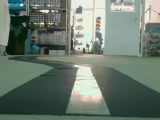
#> input picture level2_lane_detection/test_images/frame_1.jpg, 160 x 120 px
$ python to_region_of_interest.py   (older library calls are emulated)
#> lines starting #> are read from the running program, lines starting #| are printed output that depends on the picture; after the words box and inside, x2 and y2 are one past the last pixel; in counts of white or black regions, pixels touching at a corner belong together
### level2_lane_detection/lib/functions.py
# coding: utf-8
import os
import cv2
import numpy as np
import math
import time

def mkdir(PATH):
    '''
    ディレクトリを作成する
    '''
    if not os.path.exists(PATH):
        os.makedirs(PATH)
    return


def new_rgb(height, width):
    '''
    新しいRGB画像を作成する
    args:
        height: 画像の高さ
        width: 画像の幅
    return:
        cv_rgb_blank_image: 新しい画像データ
    '''
    cv_rgb_blank_image = np.zeros((height,width,3), np.uint8)
    return cv_rgb_blank_image


# [11 lines left out: function new_rgba, not called in this run]


def to_rgb(cv_bgr):
    '''
    RGBに変換する
    args:
        cv_bgr: OpenCV BGR画像データ
    return:
        cv_rgb: OpenCV RGB画像データ
    '''
    #BGRflags = [flag for flag in dir(cv2) if flag.startswith('COLOR_BGR') ]
    #print(BGRflags)

    cv_rgb = cv2.cvtColor(cv_bgr, cv2.COLOR_BGR2RGB)
    return cv_rgb


# [163 lines left out: functions to_bgr, to_white, to_bin, bin_to_rgb, to_edge, to_hough_lines_p and 1 more, not called in this run]


def to_roi(cv_bgr, vertices):
    """
    Region Of Interest
    頂点座標でmaskを作り、入力画像に適用する
    args:
        cv_bgr: OpenCV BGR画像データ
        vertices: 領域の頂点座標
    return:
        cv_bgr_result: 領域外を黒くしたOpenCV BGR画像データ
    """
    mask = np.zeros_like(cv_bgr)
    if len(mask.shape)==2:
        cv2.fillPoly(mask, vertices, 255)
    else:
        cv2.fillPoly(mask, vertices, (255,)*mask.shape[2]) # in case, the input image has a channel dimension
    return cv2.bitwise_and(cv_bgr, mask)


# [24 lines left out: function to_ipm, not called in this run]


def calc_roi_vertices(cv_bgr,
                      top_width_rate=0.6,top_height_position=0.7,
                      bottom_width_rate=4.0,bottom_height_position=0.95):
    '''
    Region Of Interest 頂点座標計算
    args:
        cv_bgr: OpenCV BGR画像データ
        top_widh_rate: 領域とする上辺幅の画像幅比
        top_height_position: 領域とする上辺位置の画像高さ比 0.0: 画像上、1.0:画像下
        bottom_width_rate: 領域とする底辺幅の画像比
        bottom_height_position: 領域とする底辺位置の画像高さ比 0.0: 画像上、1.0:画像下
    return:
        vertices: 領域の頂点座標配列
    '''
    bottom_width_left_position = (1.0 - bottom_width_rate)/2
    bottom_width_right_position = (1.0 - bottom_width_rate)/2 + bottom_width_rate
    top_width_left_position = (1.0 - top_width_rate)/2
    top_width_right_position = (1.0 - top_width_rate)/2 + top_width_rate

    # Region Of Interest
    rows, cols = cv_bgr.shape[:2]

    bottom_left  = [cols*bottom_width_left_position, rows*bottom_height_position]
    top_left     = [cols*top_width_left_position, rows*top_height_position]
    bottom_right = [cols*bottom_width_right_position, rows*bottom_height_position]
    top_right    = [cols*top_width_right_position, rows*top_height_position]
    # the vertices are an array of polygons (i.e array of arrays) and the data type must be integer
    vertices = np.array([[top_left, top_right, bottom_right, bottom_left]], dtype=np.int32)

    return vertices


# [30 lines left out: function calc_ipm_vertices, not called in this run]


def draw_vertices(cv_bgr,vertices):
    '''
    ROIの座標確認のために表示する
    ROI範囲にラインが映っているかを確認するためのもの
    args:
        cv_bgr: 下になるOpenCV BGR画像
        vertices: オーバーレイ表示する頂点座標
    return:
        before_roi: 変換前のオーバーレイ表示画像
        after_roi: 変換後のオーバーレイ表示画像
    '''
    color=(0,255,0)
    image_alpha = 1.0
    overlay_alpha = 0.5
    overlay = new_rgb(cv_bgr.shape[0], cv_bgr.shape[1])
    cv2.fillConvexPoly(overlay, vertices.astype('int32'), color)
    cv_bgr_result = cv2.addWeighted(cv_bgr,image_alpha,overlay,overlay_alpha,0)
    return cv_bgr_result


# [623 lines left out: functions histogram_equalization, draw_arrow, reverse_ipm, draw_histogram, draw_ellipse_and_tilt, draw_text and 8 more, not called in this run]

### level2_lane_detection/to_region_of_interest.py
# coding: utf-8
# Region Of Interestを確認する
#%matplotlib inline
import cv2
from matplotlib import pyplot as plt
import numpy as np
import time
import os
import sys
import math
from lib.functions import *

def main():
    FILE_DIR = './test_images'
    FILENAME = "frame_1"
    OUTPUT_DIR ='./output'
    mkdir(OUTPUT_DIR)
    print("OpenCV Version : %s " % cv2.__version__)
    try:
        IMAGE_FORMAT = 1
        cv_bgr = cv2.imread(os.path.join(FILE_DIR, FILENAME)+".jpg", IMAGE_FORMAT)
#> cv_bgr is the input picture: shape (120, 160, 3); mean B, G, R 110.1, 121, 106.9

        ########################################
        # Region Of Interest Coordinates
        ########################################
        roi_vertices = calc_roi_vertices(cv_bgr,
                                         top_width_rate=0.80,top_height_position=0.65,
                                         bottom_width_rate=2.0,bottom_height_position=1)
#> roi_vertices = [[15, 78], [144, 78], [240, 120], [-80, 120]]

        ########################################
        # ROI座標を確認する
        ########################################
        cv_bgr_roi_before_preview = draw_vertices(cv_bgr,roi_vertices)
#> in draw_vertices, `cv2.fillConvexPoly(overlay, vertices.astype('int32'), color)`:
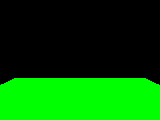
#> overlay: shape (120, 160, 3); mean of channels 0, 1, 2 0, 87.8, 0; drawn as B, G, R
#> in draw_vertices, `cv_bgr_result = cv2.addWeighted(cv_bgr,image_alpha,overlay,overlay_alp..`:
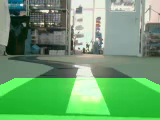
#> cv_bgr_result: shape (120, 160, 3); mean B, G, R 110.1, 161.5, 106.9
        plt.title('Before ROI')
        plt.imshow(to_rgb(cv_bgr_roi_before_preview))
        plt.show()
        cv_bgr_roi_after_preview = to_roi(cv_bgr_roi_before_preview,roi_vertices)
#> in to_roi, `cv2.fillPoly(mask, vertices, (255,)*mask.shape[2])`:
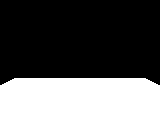
#> mask: shape (120, 160, 3); 34.4% white; 1 white region, box (x1, y1, x2, y2) and area: (0, 78, 160, 120) 6608
#> in to_roi, `return cv2.bitwise_and(cv_bgr, mask)`:
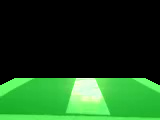
#> returned value: shape (120, 160, 3); mean of channels 0, 1, 2 29, 73.1, 26.4; drawn as B, G, R
        plt.title('After ROI')
        plt.imshow(to_rgb(cv_bgr_roi_after_preview))
        plt.show()
        cv2.imwrite(OUTPUT_DIR+"/result_"+FILENAME+"_before_roi.jpg",cv_bgr_roi_before_preview)
        cv2.imwrite(OUTPUT_DIR+"/result_"+FILENAME+"_after_roi.jpg",cv_bgr_roi_after_preview)
        ########################################
        # Region Of Interest
        ########################################
        cv_bgr = to_roi(cv_bgr,roi_vertices)
#> in to_roi (call 2), `return cv2.bitwise_and(cv_bgr, mask)`:
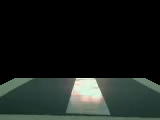
#> returned value: shape (120, 160, 3); mean of channels 0, 1, 2 29, 32.5, 26.4; drawn as B, G, R
        plt.title('ROI')
        plt.imshow(to_rgb(cv_bgr))
        plt.show()
        cv2.imwrite(OUTPUT_DIR+"/result_"+FILENAME+"_roi.jpg",cv_bgr)
    except:
        import traceback
        traceback.print_exc()
    finally:
        pass
    return

if __name__ == '__main__':
    main()

$ run again, with level2_lane_detection/test_images/frame_276.jpg copied over level2_lane_detection/test_images/frame_1.jpg
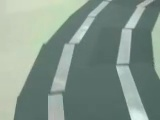
#> input picture level2_lane_detection/test_images/frame_276.jpg, 160 x 120 px
#> in main, cv_bgr is the input picture: shape (120, 160, 3); mean B, G, R 139.2, 149.6, 131.5
#> roi_vertices = [[15, 78], [144, 78], [240, 120], [-80, 120]]
#> in draw_vertices, `cv_bgr_result = cv2.addWeighted(cv_bgr,image_alpha,overlay,overlay_alp..`:
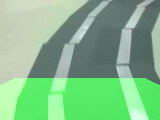
#> cv_bgr_result: shape (120, 160, 3); mean B, G, R 139.2, 186.8, 131.5
#> mask: shape (120, 160, 3); 34.4% white; 1 white region, box (x1, y1, x2, y2) and area: (0, 78, 160, 120) 6608
#> in to_roi (call 2), `return cv2.bitwise_and(cv_bgr, mask)`:
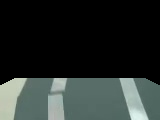
#> returned value: shape (120, 160, 3); mean of channels 0, 1, 2 43.4, 45.8, 39.4; drawn as B, G, R

$ run again, with level2_lane_detection/test_images/frame_86.jpg copied over level2_lane_detection/test_images/frame_1.jpg
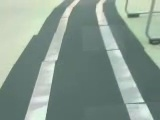
#> input picture level2_lane_detection/test_images/frame_86.jpg, 160 x 120 px
#> in main, cv_bgr is the input picture: shape (120, 160, 3); mean B, G, R 143.5, 153.7, 135.6
#> roi_vertices = [[15, 78], [144, 78], [240, 120], [-80, 120]]
#> in draw_vertices, `cv_bgr_result = cv2.addWeighted(cv_bgr,image_alpha,overlay,overlay_alp..`:
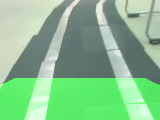
#> cv_bgr_result: shape (120, 160, 3); mean B, G, R 143.5, 190.8, 135.6
#> mask: shape (120, 160, 3); 34.4% white; 1 white region, box (x1, y1, x2, y2) and area: (0, 78, 160, 120) 6608
#> in to_roi (call 2), `return cv2.bitwise_and(cv_bgr, mask)`:
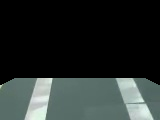
#> returned value: shape (120, 160, 3); mean of channels 0, 1, 2 44.5, 46.4, 39.8; drawn as B, G, R
